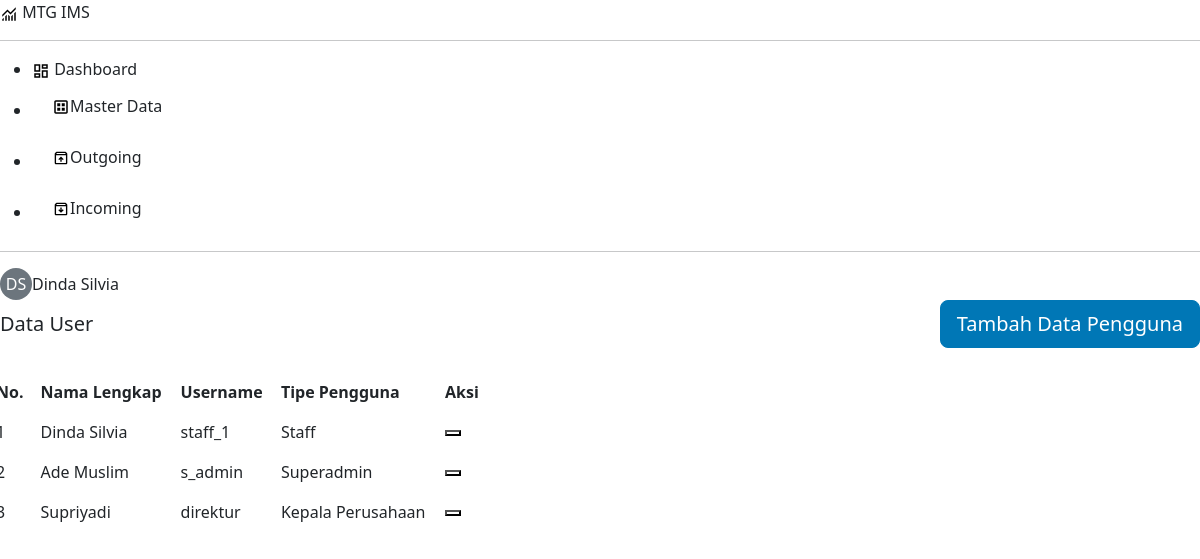
Screenshot of /pages/master-data/users/index.php (signed in) with the database file from the repository.
### tables this page shows
CREATE TABLE `pengguna` (
  `id_pengguna` varchar(36) NOT NULL,
  `nama_lengkap` varchar(100) NOT NULL,
  `nama_pengguna` varchar(50) NOT NULL,
  `password` varchar(100) NOT NULL,
  `tipe_pengguna` enum('superadmin','staff','kepala_perusahaan','tes') NOT NULL DEFAULT 'staff',
  `status_hapus` tinyint(1) NOT NULL DEFAULT '0'
);

### includes/function.php (called while the page is built, shortened)
<?php
require_once 'config.php';
function selectData($table, $conditions = "", $order_by = "", $limit = "", $bind_params = array()) {
    global $conn;
    $sql = "SELECT * FROM $table";
    if (!empty($conditions)) {
        $sql .= " WHERE $conditions";
    }
    $stmt = mysqli_prepare($conn, $sql);
    mysqli_stmt_execute($stmt);
    $result = mysqli_stmt_get_result($stmt);
    $rows = mysqli_fetch_all($result, MYSQLI_ASSOC);
    return $rows;
}

### pages/master-data/users/index.php (the view, shortened to what this page needs)
<?php
require '../../../includes/header.php';
$data_pengguna = selectData('pengguna', 'status_hapus = 0');
?>
<div class="d-flex justify-content-between align-items-center mb-4">
  <h1 class="fs-5 m-0">Data User</h1>
  <button type="button" class="btn btn-primary btn-lg btn-icon btn-add" data-bs-toggle="modal"
    data-bs-target="#addModal">
    Tambah Data Pengguna
  </button>
</div>
<div class="row" style="width: 500px;">
  <table id="example" class="table nowrap table-hover">
    <thead>
      <tr>
        <th>No.</th>
        <th>Nama Lengkap</th>
        <th>Username</th>
        <th>Tipe Pengguna</th>
        <th>Aksi</th>
      </tr>
    </thead>
    <tbody>
      <?php if (empty($data_pengguna)) : ?>
      <tr>
        <td colspan="5">Tidak ada data</td>
      </tr>
      <?php else : ?>
      <?php $no = 1; ?>
      <?php foreach ($data_pengguna as $pengguna) : ?>
      <tr>
        <td class="text-start"><?= $no; ?></td>
        <td><?= ucwords($pengguna['nama_lengkap']); ?></td>
        <td><?= $pengguna['nama_pengguna']; ?></td>
        <td>
          <?= $pengguna['tipe_pengguna'] == 'kepala_perusahaan' ? "Kepala Perusahaan" : ucwords($pengguna['tipe_pengguna']); ?>
        </td>
        <td>
          <div class="btn-group">
            <button type="button" class="btn-act btn-edit bg-transparent" data-bs-toggle="modal"
              data-bs-target="#editModal<?= $pengguna['id_pengguna']; ?>" title="Ubah Data"></button>
          </div>
        </td>
      </tr>
              <?php include 'edit.php'; ?>
      <?php
    $no++;
    endforeach;
    endif;
    ?>
    </tbody>
  </table>
</div>
<?php
require '../../../includes/footer.php';
?>

### rows the page displays
pengguna: nama_lengkap "Dinda Silvia", nama_pengguna "staff_1", tipe_pengguna "Staff"
pengguna: nama_lengkap "Ade Muslim", nama_pengguna "s_admin", tipe_pengguna "Superadmin"
pengguna: nama_lengkap "Supriyadi", nama_pengguna "direktur", shows "Kepala Perusahaan"

### other values shown
$inisial "DS"
$nama_lengkap "Dinda Silvia"
